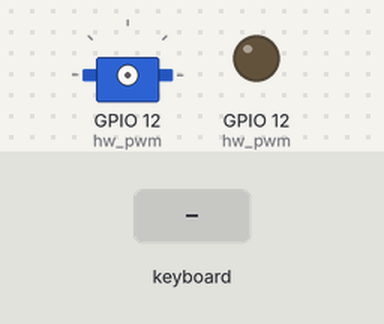
Simulated run of this program. Board: Raspberry Pi (BCM pin numbers). Parts: servo, output pins drawn as LEDs (lit = HIGH). Inputs (shaded band) come from the test bench. The pygame window is not drawn; servo angles are drawn from the pulse width (0.5 ms = 0°, 2.5 ms = 180°).

Above: at 1.2 s.
1.3 s: key "l" typed on the keyboard
At 2.3 s:
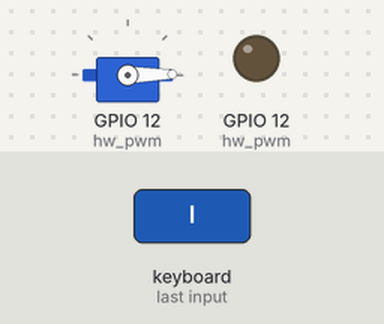
2.8 s: key "r" typed on the keyboard
At 3.4 s:
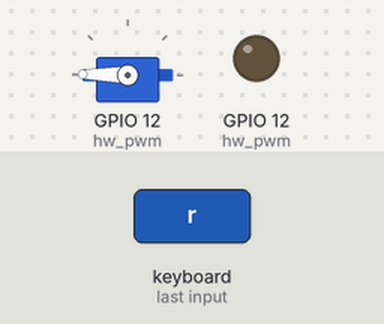
Timing chart, 0 to 5.8 s (numbered marks = the images above; inputs shaded):
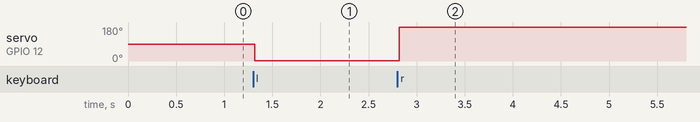

Measured:
- after the input at 1.3 s, servo on GPIO 12 (hw_pwm): 90° → 1° at once
- after the input at 2.8 s, servo on GPIO 12 (hw_pwm): 1° → 179° at once

The program:

pizero_drv8871_servo_v2.py
```python
import os
os.system('sudo pigpiod')
from gpiozero import Servo
import time

import pigpio
import pygame

screen = pygame.display.set_mode([240, 160])

hw_pwm = 12
pi = pigpio.pi()
pi.set_mode(hw_pwm, pigpio.OUTPUT)

steps = 1500

try:
	while True:
		for event in pygame.event.get():
			if event.type == pygame.KEYDOWN:
				if event.key == pygame.K_q:
					pygame.quit()
				elif event.key == pygame.K_l:
					for steps in range (steps, 500, -10):
						pi.set_servo_pulsewidth(hw_pwm, steps)
						#time.sleep(0.01)
				elif event.key == pygame.K_r:
					for steps in range (steps, 2500, 10):
						pi.set_servo_pulsewidth(hw_pwm, steps)
						#time.sleep(0.01)
			elif event.type == pygame.KEYUP:
				pi.set_servo_pulsewidth(hw_pwm, 0)

finally:
	pi.stop()
```
